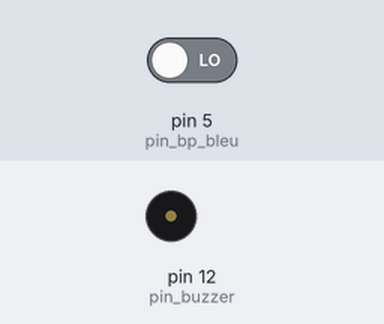
A sketch run on a simulated Arduino Uno, built with avr-gcc and run on an emulated ATmega328P. Parts: buzzer (waves = sounding). The inputs (shaded band) are chosen by the test bench; at power-on: pin 5 (pin_bp_bleu) LOW.

Above: at 1.2 s.
1.3 s: pin 5 (pin_bp_bleu) driven HIGH
At 2.1 s:
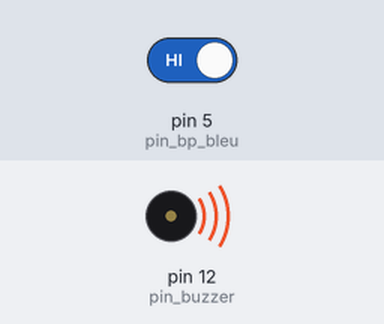
4.3 s: pin 5 (pin_bp_bleu) driven LOW
Timing chart, 0 to 7.3 s (numbered marks = the images above; inputs shaded):
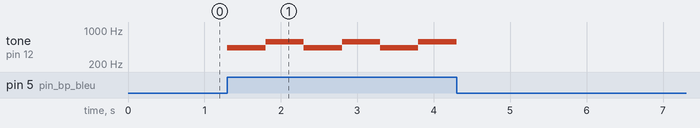

The sketch:

Defi_5.ino
```cpp
// (licence header left out)
const int pin_bp_bleu = 5;
const int pin_buzzer = 12;

void setup(){
    pinMode(pin_bp_bleu,INPUT);
    pinMode(pin_buzzer,OUTPUT);
}

void loop(){
    if( digitalRead(pin_bp_bleu) == HIGH )
    {
        tone(pin_buzzer,435,500);
        delay(500);
        tone(pin_buzzer,580,500);
        delay(500);
    }
}
```

Measured:
- after the input at 1.3 s, tone on pin 12 (pin_buzzer): alternates 580 Hz for 0.50 s and 435 Hz for 0.50 s, starting at once
